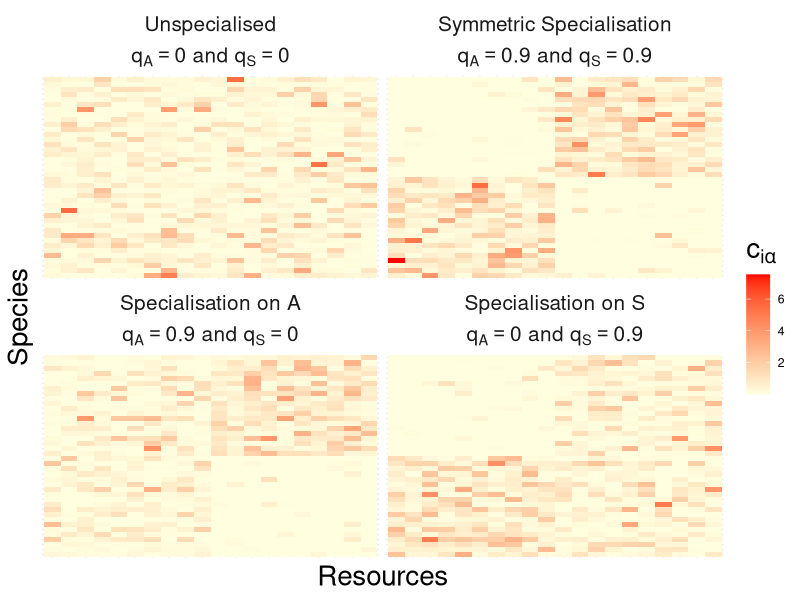

Generate this figure with R:
library(data.table)
library(ggplot2)
df = fread('../Data/C_matrices.csv')
df$Treatment = factor(df$Treatment,
                      levels=c('Unspecialised','Symmetric','Acid','Sugar'),
                      labels=c(expression(atop('Unspecialised',paste(q[A]==0,' and ',q[S]==0))),
                               expression(atop('Symmetric Specialisation',paste(q[A]==0.9,' and ',q[S]==0.9))),
                               expression(atop('Specialisation on A',paste(q[A]==0.9,' and ',q[S]==0))),
                               expression(atop('Specialisation on S',paste(q[A]==0.0,' and ',q[S]==0.9)))
                               ))
df$ESV = factor(df$ESV,levels=unique(df$ESV))
df$Resource = factor(df$Resource,levels=unique(df$Resource))

p1 <- ggplot(df) + geom_tile(aes(x=Resource,y=ESV,fill=c_ia)) +
  scale_fill_gradient(low="lightyellow",high="Red",) + 
  facet_wrap(~Treatment,ncol=2,nrow=2, labeller = label_parsed) + labs(x = 'Resources',y = 'Species',fill = expression(c[i*alpha]))+
  theme_minimal()+  theme(axis.text = element_blank(),
                          strip.text = element_text(size=15),
                          axis.title = element_text(size=20),
                          legend.title= element_text(size=20)) 
ggsave('../Plots/Fig4S4.png',p1,height=8,width=8)